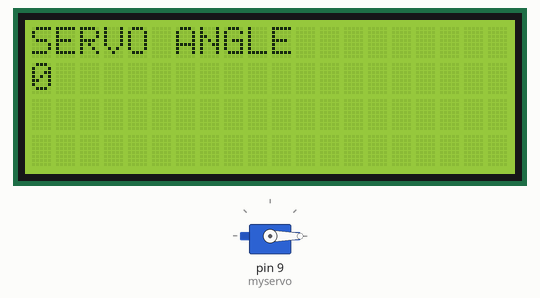
Recording of a sketch running on a simulated Arduino Uno, built with avr-gcc and run on an emulated ATmega328P. Parts: servo, 20×4 character LCD.

Above: at 0.08 s.
At 4.92 s:
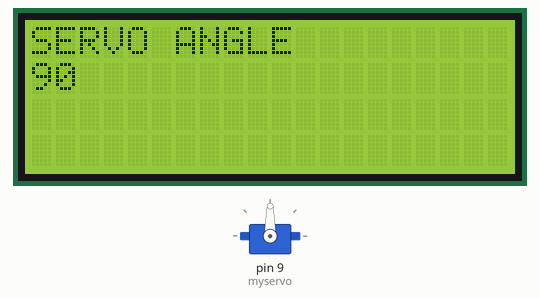
At 9.88 s:
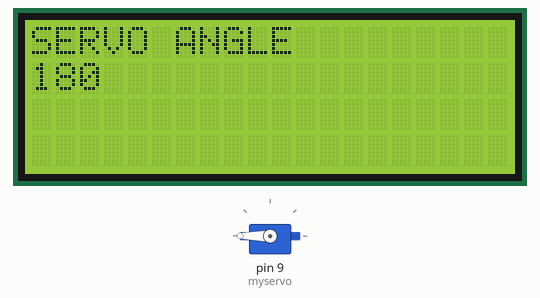
At 20.87 s:
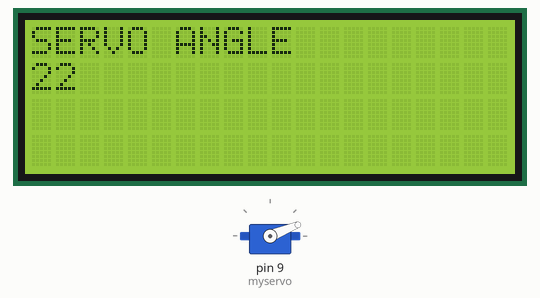
Timing chart, 0 to 40.0 s (numbered marks = the images above):
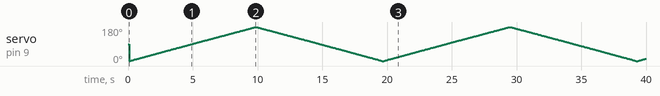

The sketch:

servo_position_lcd_display1.ino
```cpp
#include <LiquidCrystal_I2C.h>
#include <Servo.h>

LiquidCrystal_I2C lcd(0x27, 20, 4);
Servo myservo;

void write_angle_lcd(int pos)
{
	lcd.setCursor(0, 1);
	lcd.print(pos);
	lcd.print(" ");
}

void setup(){
	myservo.attach(9);
	lcd.init();
    lcd.backlight();
    lcd.setCursor(0, 0);
	lcd.print("SERVO ANGLE");
	lcd.setCursor(0, 1);
}
void loop(){
	int pos;
	for(pos = 0; pos <= 180; pos += 1){
	myservo.write(pos);
	write_angle_lcd(pos);
	delay(50);
	}
	for(pos = 180; pos >= 0; pos -= 1){
	myservo.write(pos);
	write_angle_lcd(pos);
	delay(50);
	}
}

 
```
